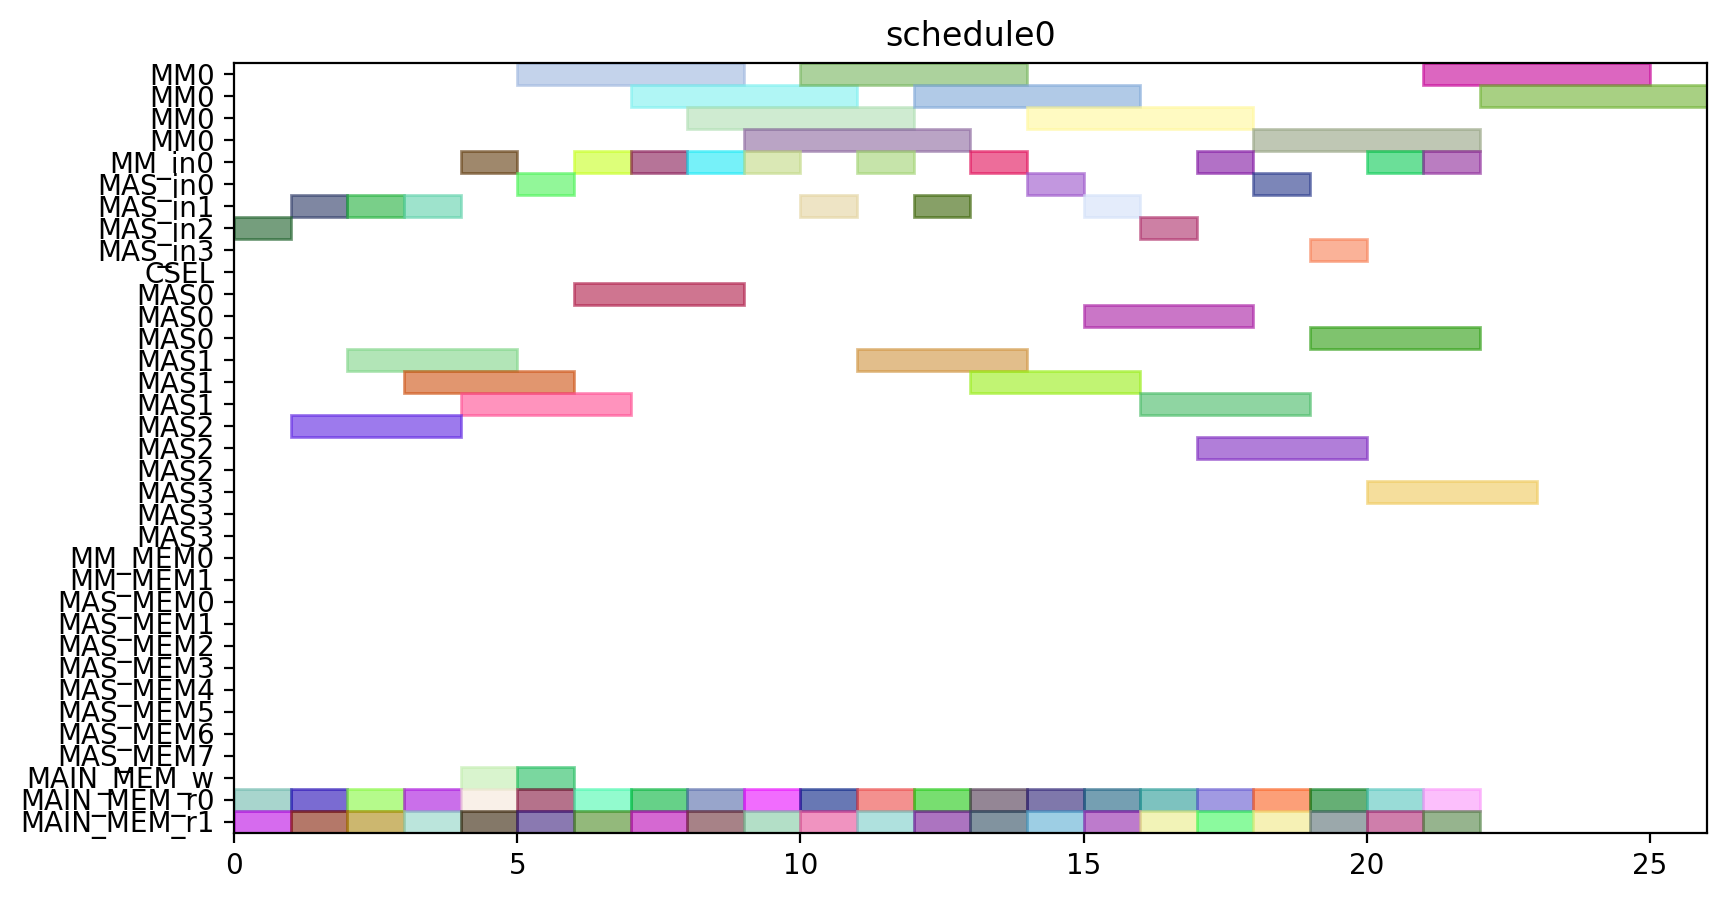

Reproduce this figure in Python.
from pyschedule import Scenario, solvers, plotters, alt


def solve():
	horizon = 120
	S = Scenario("schedule0", horizon=horizon)

	# resource
	MM = S.Resources('MM', num=1, size=4)
	MM_in = S.Resources('MM_in', num=1)
	MAS_in = S.Resources('MAS_in', num=4)
	CSEL = S.Resource('CSEL')
	MAS = S.Resources('MAS', num=4, size=3, periods=range(1, horizon))
	MM_MEM = S.Resources('MM_MEM', num=2)
	MAS_MEM = S.Resources('MAS_MEM', num=8)
	MAIN_MEM_w = S.Resource('MAIN_MEM_w', size=1)
	MAIN_MEM_r = S.Resources('MAIN_MEM_r', num=2)

	# result of previous scheduling

	# new tasks
	c10_t0 = S.Task('c10_t0', length=4, delay_cost=1)
	c10_t0 += alt(MM)
	c10_t0_in = S.Task('c10_t0_in', length=1, delay_cost=1)
	c10_t0_in += alt(MM_in)
	S += c10_t0_in*MM_in[0]<=c10_t0*MM[0]
	c10_t0_mem0 = S.Task('c10_t0_mem0', length=1, delay_cost=1)
	c10_t0_mem0 += MAIN_MEM_r[0]
	S += c10_t0_mem0 <= c10_t0

	c10_t0_mem1 = S.Task('c10_t0_mem1', length=1, delay_cost=1)
	c10_t0_mem1 += MAIN_MEM_r[1]
	S += c10_t0_mem1 <= c10_t0

	c10_t1 = S.Task('c10_t1', length=4, delay_cost=1)
	c10_t1 += alt(MM)
	c10_t1_in = S.Task('c10_t1_in', length=1, delay_cost=1)
	c10_t1_in += alt(MM_in)
	S += c10_t1_in*MM_in[0]<=c10_t1*MM[0]
	c10_t1_mem0 = S.Task('c10_t1_mem0', length=1, delay_cost=1)
	c10_t1_mem0 += MAIN_MEM_r[0]
	S += c10_t1_mem0 <= c10_t1

	c10_t1_mem1 = S.Task('c10_t1_mem1', length=1, delay_cost=1)
	c10_t1_mem1 += MAIN_MEM_r[1]
	S += c10_t1_mem1 <= c10_t1

	c10_t2 = S.Task('c10_t2', length=3, delay_cost=1)
	c10_t2 += alt(MAS)
	c10_t2_in = S.Task('c10_t2_in', length=1, delay_cost=1)
	c10_t2_in += alt(MAS_in)
	S += c10_t2_in*MAS_in[0]<=c10_t2*MAS[0]

	S += c10_t2_in*MAS_in[1]<=c10_t2*MAS[1]

	S += c10_t2_in*MAS_in[2]<=c10_t2*MAS[2]

	S += c10_t2_in*MAS_in[3]<=c10_t2*MAS[3]

	c10_t2_mem0 = S.Task('c10_t2_mem0', length=1, delay_cost=1)
	c10_t2_mem0 += MAIN_MEM_r[0]
	S += c10_t2_mem0 <= c10_t2

	c10_t2_mem1 = S.Task('c10_t2_mem1', length=1, delay_cost=1)
	c10_t2_mem1 += MAIN_MEM_r[1]
	S += c10_t2_mem1 <= c10_t2

	c10_t3 = S.Task('c10_t3', length=3, delay_cost=1)
	c10_t3 += alt(MAS)
	c10_t3_in = S.Task('c10_t3_in', length=1, delay_cost=1)
	c10_t3_in += alt(MAS_in)
	S += c10_t3_in*MAS_in[0]<=c10_t3*MAS[0]

	S += c10_t3_in*MAS_in[1]<=c10_t3*MAS[1]

	S += c10_t3_in*MAS_in[2]<=c10_t3*MAS[2]

	S += c10_t3_in*MAS_in[3]<=c10_t3*MAS[3]

	c10_t3_mem0 = S.Task('c10_t3_mem0', length=1, delay_cost=1)
	c10_t3_mem0 += MAIN_MEM_r[0]
	S += c10_t3_mem0 <= c10_t3

	c10_t3_mem1 = S.Task('c10_t3_mem1', length=1, delay_cost=1)
	c10_t3_mem1 += MAIN_MEM_r[1]
	S += c10_t3_mem1 <= c10_t3

	c20_t0 = S.Task('c20_t0', length=4, delay_cost=1)
	c20_t0 += alt(MM)
	c20_t0_in = S.Task('c20_t0_in', length=1, delay_cost=1)
	c20_t0_in += alt(MM_in)
	S += c20_t0_in*MM_in[0]<=c20_t0*MM[0]
	c20_t0_mem0 = S.Task('c20_t0_mem0', length=1, delay_cost=1)
	c20_t0_mem0 += MAIN_MEM_r[0]
	S += c20_t0_mem0 <= c20_t0

	c20_t0_mem1 = S.Task('c20_t0_mem1', length=1, delay_cost=1)
	c20_t0_mem1 += MAIN_MEM_r[1]
	S += c20_t0_mem1 <= c20_t0

	c20_t1 = S.Task('c20_t1', length=4, delay_cost=1)
	c20_t1 += alt(MM)
	c20_t1_in = S.Task('c20_t1_in', length=1, delay_cost=1)
	c20_t1_in += alt(MM_in)
	S += c20_t1_in*MM_in[0]<=c20_t1*MM[0]
	c20_t1_mem0 = S.Task('c20_t1_mem0', length=1, delay_cost=1)
	c20_t1_mem0 += MAIN_MEM_r[0]
	S += c20_t1_mem0 <= c20_t1

	c20_t1_mem1 = S.Task('c20_t1_mem1', length=1, delay_cost=1)
	c20_t1_mem1 += MAIN_MEM_r[1]
	S += c20_t1_mem1 <= c20_t1

	c20_t2 = S.Task('c20_t2', length=3, delay_cost=1)
	c20_t2 += alt(MAS)
	c20_t2_in = S.Task('c20_t2_in', length=1, delay_cost=1)
	c20_t2_in += alt(MAS_in)
	S += c20_t2_in*MAS_in[0]<=c20_t2*MAS[0]

	S += c20_t2_in*MAS_in[1]<=c20_t2*MAS[1]

	S += c20_t2_in*MAS_in[2]<=c20_t2*MAS[2]

	S += c20_t2_in*MAS_in[3]<=c20_t2*MAS[3]

	c20_t2_mem0 = S.Task('c20_t2_mem0', length=1, delay_cost=1)
	c20_t2_mem0 += MAIN_MEM_r[0]
	S += c20_t2_mem0 <= c20_t2

	c20_t2_mem1 = S.Task('c20_t2_mem1', length=1, delay_cost=1)
	c20_t2_mem1 += MAIN_MEM_r[1]
	S += c20_t2_mem1 <= c20_t2

	c20_t3 = S.Task('c20_t3', length=3, delay_cost=1)
	c20_t3 += alt(MAS)
	c20_t3_in = S.Task('c20_t3_in', length=1, delay_cost=1)
	c20_t3_in += alt(MAS_in)
	S += c20_t3_in*MAS_in[0]<=c20_t3*MAS[0]

	S += c20_t3_in*MAS_in[1]<=c20_t3*MAS[1]

	S += c20_t3_in*MAS_in[2]<=c20_t3*MAS[2]

	S += c20_t3_in*MAS_in[3]<=c20_t3*MAS[3]

	c20_t3_mem0 = S.Task('c20_t3_mem0', length=1, delay_cost=1)
	c20_t3_mem0 += MAIN_MEM_r[0]
	S += c20_t3_mem0 <= c20_t3

	c20_t3_mem1 = S.Task('c20_t3_mem1', length=1, delay_cost=1)
	c20_t3_mem1 += MAIN_MEM_r[1]
	S += c20_t3_mem1 <= c20_t3

	c01_t0 = S.Task('c01_t0', length=4, delay_cost=1)
	c01_t0 += alt(MM)
	c01_t0_in = S.Task('c01_t0_in', length=1, delay_cost=1)
	c01_t0_in += alt(MM_in)
	S += c01_t0_in*MM_in[0]<=c01_t0*MM[0]
	c01_t0_mem0 = S.Task('c01_t0_mem0', length=1, delay_cost=1)
	c01_t0_mem0 += MAIN_MEM_r[0]
	S += c01_t0_mem0 <= c01_t0

	c01_t0_mem1 = S.Task('c01_t0_mem1', length=1, delay_cost=1)
	c01_t0_mem1 += MAIN_MEM_r[1]
	S += c01_t0_mem1 <= c01_t0

	c01_t1 = S.Task('c01_t1', length=4, delay_cost=1)
	c01_t1 += alt(MM)
	c01_t1_in = S.Task('c01_t1_in', length=1, delay_cost=1)
	c01_t1_in += alt(MM_in)
	S += c01_t1_in*MM_in[0]<=c01_t1*MM[0]
	c01_t1_mem0 = S.Task('c01_t1_mem0', length=1, delay_cost=1)
	c01_t1_mem0 += MAIN_MEM_r[0]
	S += c01_t1_mem0 <= c01_t1

	c01_t1_mem1 = S.Task('c01_t1_mem1', length=1, delay_cost=1)
	c01_t1_mem1 += MAIN_MEM_r[1]
	S += c01_t1_mem1 <= c01_t1

	c01_t2 = S.Task('c01_t2', length=3, delay_cost=1)
	c01_t2 += alt(MAS)
	c01_t2_in = S.Task('c01_t2_in', length=1, delay_cost=1)
	c01_t2_in += alt(MAS_in)
	S += c01_t2_in*MAS_in[0]<=c01_t2*MAS[0]

	S += c01_t2_in*MAS_in[1]<=c01_t2*MAS[1]

	S += c01_t2_in*MAS_in[2]<=c01_t2*MAS[2]

	S += c01_t2_in*MAS_in[3]<=c01_t2*MAS[3]

	c01_t2_mem0 = S.Task('c01_t2_mem0', length=1, delay_cost=1)
	c01_t2_mem0 += MAIN_MEM_r[0]
	S += c01_t2_mem0 <= c01_t2

	c01_t2_mem1 = S.Task('c01_t2_mem1', length=1, delay_cost=1)
	c01_t2_mem1 += MAIN_MEM_r[1]
	S += c01_t2_mem1 <= c01_t2

	c01_t3 = S.Task('c01_t3', length=3, delay_cost=1)
	c01_t3 += alt(MAS)
	c01_t3_in = S.Task('c01_t3_in', length=1, delay_cost=1)
	c01_t3_in += alt(MAS_in)
	S += c01_t3_in*MAS_in[0]<=c01_t3*MAS[0]

	S += c01_t3_in*MAS_in[1]<=c01_t3*MAS[1]

	S += c01_t3_in*MAS_in[2]<=c01_t3*MAS[2]

	S += c01_t3_in*MAS_in[3]<=c01_t3*MAS[3]

	c01_t3_mem0 = S.Task('c01_t3_mem0', length=1, delay_cost=1)
	c01_t3_mem0 += MAIN_MEM_r[0]
	S += c01_t3_mem0 <= c01_t3

	c01_t3_mem1 = S.Task('c01_t3_mem1', length=1, delay_cost=1)
	c01_t3_mem1 += MAIN_MEM_r[1]
	S += c01_t3_mem1 <= c01_t3

	c11_t0 = S.Task('c11_t0', length=4, delay_cost=1)
	c11_t0 += alt(MM)
	c11_t0_in = S.Task('c11_t0_in', length=1, delay_cost=1)
	c11_t0_in += alt(MM_in)
	S += c11_t0_in*MM_in[0]<=c11_t0*MM[0]
	c11_t0_mem0 = S.Task('c11_t0_mem0', length=1, delay_cost=1)
	c11_t0_mem0 += MAIN_MEM_r[0]
	S += c11_t0_mem0 <= c11_t0

	c11_t0_mem1 = S.Task('c11_t0_mem1', length=1, delay_cost=1)
	c11_t0_mem1 += MAIN_MEM_r[1]
	S += c11_t0_mem1 <= c11_t0

	c11_t1 = S.Task('c11_t1', length=4, delay_cost=1)
	c11_t1 += alt(MM)
	c11_t1_in = S.Task('c11_t1_in', length=1, delay_cost=1)
	c11_t1_in += alt(MM_in)
	S += c11_t1_in*MM_in[0]<=c11_t1*MM[0]
	c11_t1_mem0 = S.Task('c11_t1_mem0', length=1, delay_cost=1)
	c11_t1_mem0 += MAIN_MEM_r[0]
	S += c11_t1_mem0 <= c11_t1

	c11_t1_mem1 = S.Task('c11_t1_mem1', length=1, delay_cost=1)
	c11_t1_mem1 += MAIN_MEM_r[1]
	S += c11_t1_mem1 <= c11_t1

	c11_t2 = S.Task('c11_t2', length=3, delay_cost=1)
	c11_t2 += alt(MAS)
	c11_t2_in = S.Task('c11_t2_in', length=1, delay_cost=1)
	c11_t2_in += alt(MAS_in)
	S += c11_t2_in*MAS_in[0]<=c11_t2*MAS[0]

	S += c11_t2_in*MAS_in[1]<=c11_t2*MAS[1]

	S += c11_t2_in*MAS_in[2]<=c11_t2*MAS[2]

	S += c11_t2_in*MAS_in[3]<=c11_t2*MAS[3]

	c11_t2_mem0 = S.Task('c11_t2_mem0', length=1, delay_cost=1)
	c11_t2_mem0 += MAIN_MEM_r[0]
	S += c11_t2_mem0 <= c11_t2

	c11_t2_mem1 = S.Task('c11_t2_mem1', length=1, delay_cost=1)
	c11_t2_mem1 += MAIN_MEM_r[1]
	S += c11_t2_mem1 <= c11_t2

	c11_t3 = S.Task('c11_t3', length=3, delay_cost=1)
	c11_t3 += alt(MAS)
	c11_t3_in = S.Task('c11_t3_in', length=1, delay_cost=1)
	c11_t3_in += alt(MAS_in)
	S += c11_t3_in*MAS_in[0]<=c11_t3*MAS[0]

	S += c11_t3_in*MAS_in[1]<=c11_t3*MAS[1]

	S += c11_t3_in*MAS_in[2]<=c11_t3*MAS[2]

	S += c11_t3_in*MAS_in[3]<=c11_t3*MAS[3]

	c11_t3_mem0 = S.Task('c11_t3_mem0', length=1, delay_cost=1)
	c11_t3_mem0 += MAIN_MEM_r[0]
	S += c11_t3_mem0 <= c11_t3

	c11_t3_mem1 = S.Task('c11_t3_mem1', length=1, delay_cost=1)
	c11_t3_mem1 += MAIN_MEM_r[1]
	S += c11_t3_mem1 <= c11_t3

	c21_t0 = S.Task('c21_t0', length=4, delay_cost=1)
	c21_t0 += alt(MM)
	c21_t0_in = S.Task('c21_t0_in', length=1, delay_cost=1)
	c21_t0_in += alt(MM_in)
	S += c21_t0_in*MM_in[0]<=c21_t0*MM[0]
	c21_t0_mem0 = S.Task('c21_t0_mem0', length=1, delay_cost=1)
	c21_t0_mem0 += MAIN_MEM_r[0]
	S += c21_t0_mem0 <= c21_t0

	c21_t0_mem1 = S.Task('c21_t0_mem1', length=1, delay_cost=1)
	c21_t0_mem1 += MAIN_MEM_r[1]
	S += c21_t0_mem1 <= c21_t0

	c21_t1 = S.Task('c21_t1', length=4, delay_cost=1)
	c21_t1 += alt(MM)
	c21_t1_in = S.Task('c21_t1_in', length=1, delay_cost=1)
	c21_t1_in += alt(MM_in)
	S += c21_t1_in*MM_in[0]<=c21_t1*MM[0]
	c21_t1_mem0 = S.Task('c21_t1_mem0', length=1, delay_cost=1)
	c21_t1_mem0 += MAIN_MEM_r[0]
	S += c21_t1_mem0 <= c21_t1

	c21_t1_mem1 = S.Task('c21_t1_mem1', length=1, delay_cost=1)
	c21_t1_mem1 += MAIN_MEM_r[1]
	S += c21_t1_mem1 <= c21_t1

	c21_t2 = S.Task('c21_t2', length=3, delay_cost=1)
	c21_t2 += alt(MAS)
	c21_t2_in = S.Task('c21_t2_in', length=1, delay_cost=1)
	c21_t2_in += alt(MAS_in)
	S += c21_t2_in*MAS_in[0]<=c21_t2*MAS[0]

	S += c21_t2_in*MAS_in[1]<=c21_t2*MAS[1]

	S += c21_t2_in*MAS_in[2]<=c21_t2*MAS[2]

	S += c21_t2_in*MAS_in[3]<=c21_t2*MAS[3]

	c21_t2_mem0 = S.Task('c21_t2_mem0', length=1, delay_cost=1)
	c21_t2_mem0 += MAIN_MEM_r[0]
	S += c21_t2_mem0 <= c21_t2

	c21_t2_mem1 = S.Task('c21_t2_mem1', length=1, delay_cost=1)
	c21_t2_mem1 += MAIN_MEM_r[1]
	S += c21_t2_mem1 <= c21_t2

	c21_t3 = S.Task('c21_t3', length=3, delay_cost=1)
	c21_t3 += alt(MAS)
	c21_t3_in = S.Task('c21_t3_in', length=1, delay_cost=1)
	c21_t3_in += alt(MAS_in)
	S += c21_t3_in*MAS_in[0]<=c21_t3*MAS[0]

	S += c21_t3_in*MAS_in[1]<=c21_t3*MAS[1]

	S += c21_t3_in*MAS_in[2]<=c21_t3*MAS[2]

	S += c21_t3_in*MAS_in[3]<=c21_t3*MAS[3]

	c21_t3_mem0 = S.Task('c21_t3_mem0', length=1, delay_cost=1)
	c21_t3_mem0 += MAIN_MEM_r[0]
	S += c21_t3_mem0 <= c21_t3

	c21_t3_mem1 = S.Task('c21_t3_mem1', length=1, delay_cost=1)
	c21_t3_mem1 += MAIN_MEM_r[1]
	S += c21_t3_mem1 <= c21_t3

	c000 = S.Task('c000', length=3, delay_cost=1)
	c000 += alt(MAS)
	c000_in = S.Task('c000_in', length=1, delay_cost=1)
	c000_in += alt(MAS_in)
	S += c000_in*MAS_in[0]<=c000*MAS[0]

	S += c000_in*MAS_in[1]<=c000*MAS[1]

	S += c000_in*MAS_in[2]<=c000*MAS[2]

	S += c000_in*MAS_in[3]<=c000*MAS[3]

	S += 0<c000

	c000_w = S.Task('c000_w', length=1, delay_cost=1)
	c000_w += alt(MAIN_MEM_w)
	S += c000 <= c000_w

	c000_mem0 = S.Task('c000_mem0', length=1, delay_cost=1)
	c000_mem0 += MAIN_MEM_r[0]
	S += c000_mem0 <= c000

	c000_mem1 = S.Task('c000_mem1', length=1, delay_cost=1)
	c000_mem1 += MAIN_MEM_r[1]
	S += c000_mem1 <= c000

	c001 = S.Task('c001', length=3, delay_cost=1)
	c001 += alt(MAS)
	c001_in = S.Task('c001_in', length=1, delay_cost=1)
	c001_in += alt(MAS_in)
	S += c001_in*MAS_in[0]<=c001*MAS[0]

	S += c001_in*MAS_in[1]<=c001*MAS[1]

	S += c001_in*MAS_in[2]<=c001*MAS[2]

	S += c001_in*MAS_in[3]<=c001*MAS[3]

	S += 0<c001

	c001_w = S.Task('c001_w', length=1, delay_cost=1)
	c001_w += alt(MAIN_MEM_w)
	S += c001 <= c001_w

	c001_mem0 = S.Task('c001_mem0', length=1, delay_cost=1)
	c001_mem0 += MAIN_MEM_r[0]
	S += c001_mem0 <= c001

	c001_mem1 = S.Task('c001_mem1', length=1, delay_cost=1)
	c001_mem1 += MAIN_MEM_r[1]
	S += c001_mem1 <= c001

	solvers.mip.solve(S,msg=1,kind='CPLEX',ratio_gap=1.01)

	solution = [['hoge']*len(S.solution()[1]) for i in range(len(S.solution()))]
	for i in range(len(S.solution())):
		for j in range(len(S.solution()[i])):
			solution[i][j]=str(S.solution()[i][j])
	print(solution)

	cycles = int(solution[-1][3])

	pic_file_name = "/home/mfukuda/ABE/multiRAM_multiMAS_16mux/scheduling_result/stage4MM1_stage3MAS4/FROB/schedule0.png"
	if(S.solution() != []):
		plotters.matplotlib.plot(S,img_filename=pic_file_name, show_task_labels=False, fig_size=(cycles*0.25+3, 5))

	return solution
